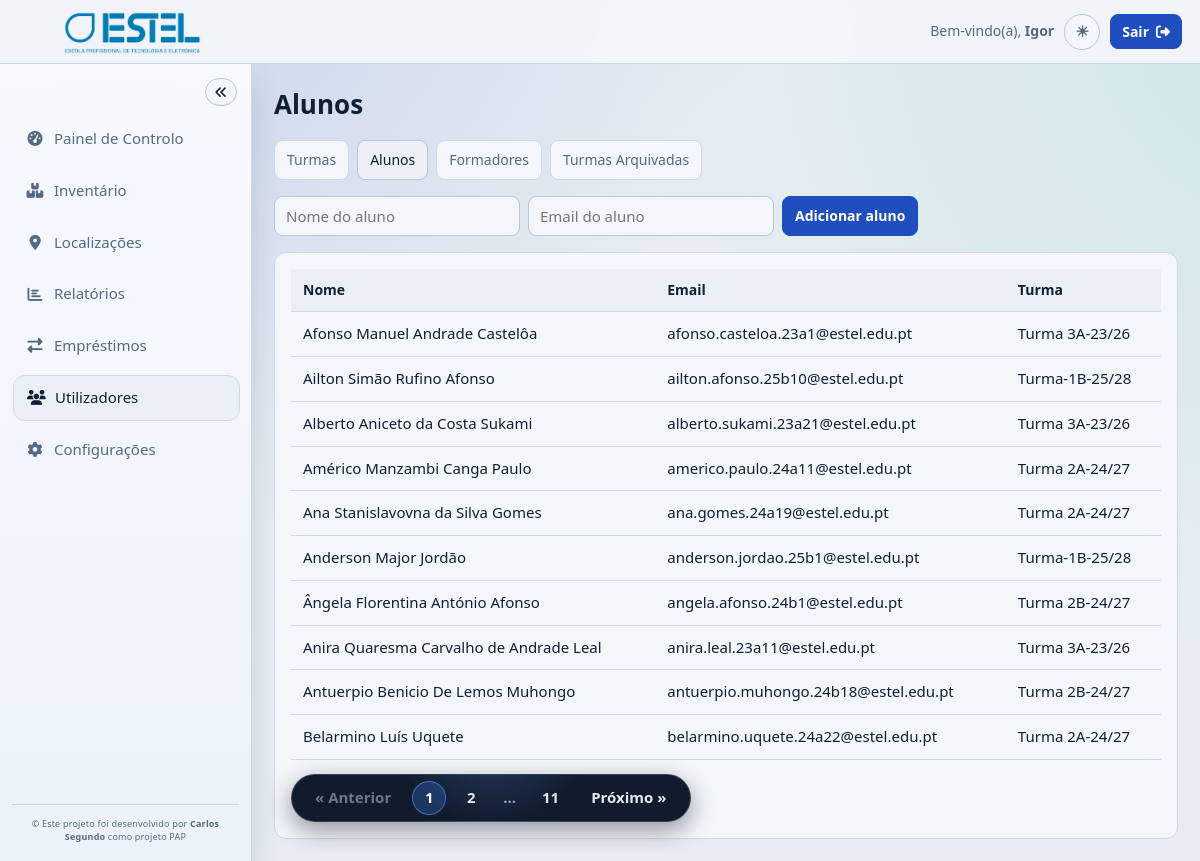
Page /dashboard/utilizadores/alunos/index.php (signed in) on the committed database.
### tables this page shows
CREATE TABLE IF NOT EXISTS `cliente` (
  `id` INT UNSIGNED NOT NULL AUTO_INCREMENT,
  `nome` VARCHAR(100) NOT NULL,
  `email` VARCHAR(150) NOT NULL,
  PRIMARY KEY (`id`),
  UNIQUE KEY `uq_cliente_email` (`email`),
  KEY `idx_cliente_nome` (`nome`)
);

### dashboard/utilizadores/shared/common.php (called while the page is built, shortened)
<?php
function util_e(?string $value): string
{
    return htmlspecialchars((string) $value, ENT_QUOTES, 'UTF-8');
}

### dashboard/utilizadores/alunos/index.php (the view, shortened to what this page needs)
<?php
require_once __DIR__ . "/../shared/layout.php";
$stmt = $pdo->query(
    "SELECT
        c.id,
        c.nome,
        c.email,
        GROUP_CONCAT(DISTINCT t.nome ORDER BY t.nome SEPARATOR ', ') AS turmas
     FROM cliente c
     LEFT JOIN turma_aluno ta ON ta.aluno_id = c.id
     LEFT JOIN turma t ON t.id = ta.turma_id AND t.ativa = 1
     GROUP BY c.id, c.nome, c.email
     ORDER BY c.nome ASC"
);
$alunos = $stmt->fetchAll();
?>
<div class="toolbar toolbar-wrap">
  <form class="inline-create" method="post" action="create.php">
    <input type="text" name="nome" placeholder="Nome do aluno" maxlength="100" required>
    <input type="email" name="email" placeholder="Email do aluno" maxlength="100" required>
    <button class="btn btn-primary" type="submit">Adicionar aluno</button>
  </form>
</div>
<section class="panel">
  <table class="table">
    <thead>
      <tr>
        <th>Nome</th>
        <th>Email</th>
        <th>Turma</th>
      </tr>
    </thead>
    <tbody>
      <?php foreach ($alunos as $aluno): ?>
        <tr>
          <td><?php echo util_e($aluno['nome']); ?></td>
          <td><?php echo util_e($aluno['email']); ?></td>
          <td><?php echo util_e((string) ($aluno['turmas'] ?? '-')); ?></td>
        </tr>
      <?php endforeach; ?>
    </tbody>
  </table>
</section>

### css/utilizadores.css (style rules this page uses)
:root { --bg: #e8edf3; --surface: #f3f6fa; --surface-muted: #eaf0f6; --line: #cfd9e5; --line-strong: #b8c6d7; --text: #102033; --muted: #556a81; --primary: #1f4fbf; --primary-hover: #193f97; --danger: #dc2626; --danger-hover: #b91c1c; --success-bg: #e4f3e9; --success-text: #166534; --error-bg: #f7e8e8; --error-text: #b91c1c; }
* { margin: 0; padding: 0; box-sizing: border-box; font-family: "Segoe UI", Arial, sans-serif; }
body { background: var(--bg); color: var(--text); line-height: 1.45; }
.toolbar { margin-bottom: 16px; display: flex; align-items: center; justify-content: space-between; gap: 10px; }
.toolbar-wrap { flex-wrap: wrap; }
.inline-create { display: flex; gap: 8px; flex-wrap: wrap; }
.inline-create input { min-width: 240px; }
.panel { border-radius: 12px; border: 1px solid var(--line); background: var(--surface); padding: 16px; }
.table { width: 100%; border-collapse: collapse; }
.table th { text-align: left; padding: 11px 12px; border-bottom: 1px solid var(--line); background: var(--surface-muted); color: var(--text); font-size: 14px; font-weight: 700; }
.table td { padding: 11px 12px; border-bottom: 1px solid var(--line); color: var(--text); font-size: 15px; vertical-align: top; }
.inline-form select, .inline-create input, .inline-create select, .inline-create input[type="file"], .form-grid input, .form-grid select, .form-grid textarea { width: 100%; border: 1px solid var(--line-strong); border-radius: 8px; background: var(--surface); color: var(--text); padding: 9px 11px; font-size: 15px; outline: none; }
.inline-create input, .inline-create select, .inline-create input[type="file"] { width: auto; }
.btn { display: inline-flex; align-items: center; justify-content: center; gap: 7px; padding: 9px 12px; border-radius: 8px; border: 1px solid var(--line-strong); background: var(--surface); color: var(--text); font-size: 14px; font-weight: 600; text-decoration: none; cursor: pointer; transition: background 0.18s ease, border-color 0.18s ease, color 0.18s ease; }
.btn-primary { background: var(--primary); border-color: var(--primary); color: #ffffff; }
:root { --topbar-height: 64px; --sidebar-width: 252px; --sidebar-collapsed-width: 88px; --sidebar-shadow: 0 18px 30px rgba(16, 32, 51, 0.14); }
* { font-family: "Segoe UI Variable Text", "Segoe UI", "Trebuchet MS", sans-serif; }
body { background: radial-gradient(circle at 10% -15%, rgba(31, 79, 191, 0.17), transparent 46%), radial-gradient(circle at 110% 0%, rgba(16, 185, 129, 0.12), transparent 44%), var(--bg); }
html, body { max-width: 100%; overflow-x: hidden; }
.topbar-right > *, .inline-create > *, .detail-actions > *, .form-actions > * { min-width: 0; }

### rows in the picture
cliente: nome "Afonso Manuel Andrade Castelôa", email "afonso.casteloa.23a1@estel.edu.pt", turmas "Turma 3A-23/26"
cliente: nome "Ailton Simão Rufino Afonso", email "ailton.afonso.25b10@estel.edu.pt", turmas "Turma-1B-25/28"
cliente: nome "Alberto Aniceto da Costa Sukami", email "alberto.sukami.23a21@estel.edu.pt", turmas "Turma 3A-23/26"
cliente: nome "Américo Manzambi Canga Paulo", email "americo.paulo.24a11@estel.edu.pt", turmas "Turma 2A-24/27"
cliente: nome "Ana Stanislavovna da Silva Gomes", email "ana.gomes.24a19@estel.edu.pt", turmas "Turma 2A-24/27"
cliente: nome "Anderson Major Jordão", email "anderson.jordao.25b1@estel.edu.pt", turmas "Turma-1B-25/28"
cliente: nome "Ângela Florentina António Afonso", email "angela.afonso.24b1@estel.edu.pt", turmas "Turma 2B-24/27"
cliente: nome "Anira Quaresma Carvalho de Andrade Leal", email "anira.leal.23a11@estel.edu.pt", turmas "Turma 3A-23/26"
cliente: nome "Antuerpio Benicio De Lemos Muhongo", email "antuerpio.muhongo.24b18@estel.edu.pt", turmas "Turma 2B-24/27"
cliente: nome "Belarmino Luís Uquete", email "belarmino.uquete.24a22@estel.edu.pt", turmas "Turma 2A-24/27"

### other values in the picture
$userName "Igor"
dashboard_sidebar_escape($label) "Painel de Controlo"
dashboard_sidebar_escape($label) "Inventário"
dashboard_sidebar_escape($label) "Localizações"
dashboard_sidebar_escape($label) "Relatórios"
dashboard_sidebar_escape($label) "Empréstimos"
dashboard_sidebar_escape($label) "Utilizadores"
dashboard_sidebar_escape($label) "Configurações"
util_e($title) "Alunos"
